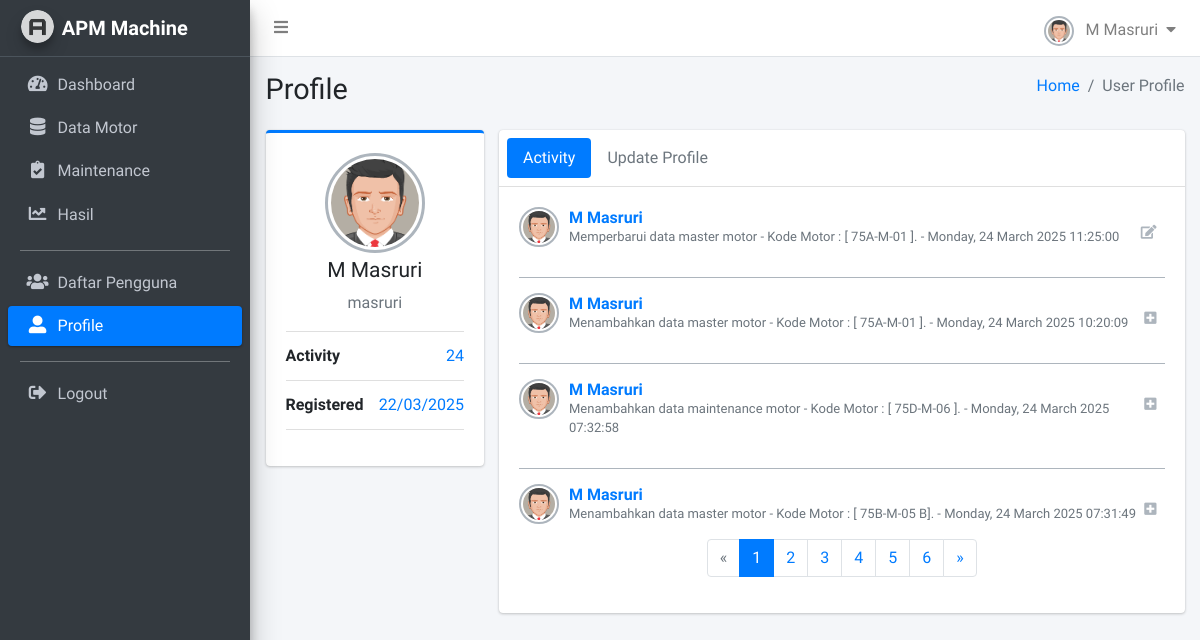
/apm-machine/profile/1/ (signed in), run on an earlier commit of the app's database.
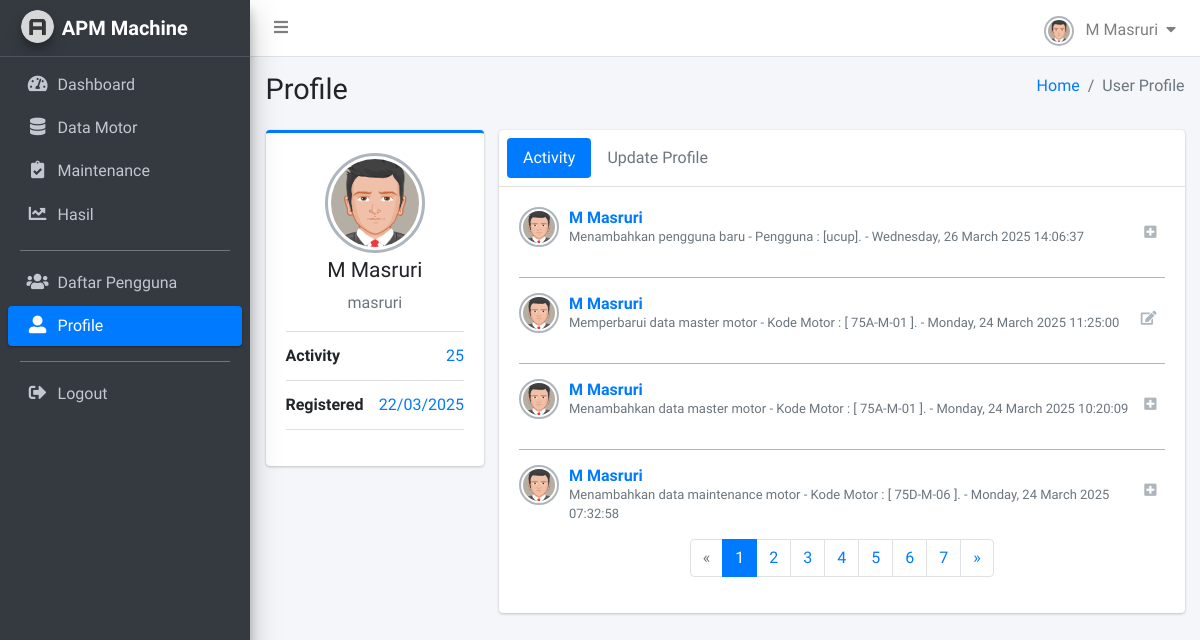
And on a later commit of the database.
### monitoring/models.py (models this page shows, shortened)
class LogActivity(models.Model):
    user = models.ForeignKey(User, on_delete=models.CASCADE)
    action = models.CharField(max_length=100)
    description = models.TextField()
    timestamp = models.DateTimeField(auto_now_add=True)
    class Meta:
        verbose_name = "Logs Activity"
        verbose_name_plural = "Logs Aktifitas Pengguna"

### monitoring/views/users.py (the view)
# urls.py: path("profile/<int:user_id>/", profile, name="profile"),
@login_required(login_url='login')
def profile(request, user_id):
    logs_list = LogActivity.objects.filter(user_id=user_id).order_by('-timestamp')
    paginator = Paginator(logs_list, 4)
    page_number = request.GET.get('page')
    logs = paginator.get_page(page_number)
    context = {
        'logs': logs,
        'logs_list': logs_list
    }
    return render(request, 'profile.html', context)

### templates/profile.html (shortened to what this page needs)
{% load static %}
<!DOCTYPE html>
<html lang="en">
<head>
    <link rel="stylesheet" href="{% static 'plugins/fontawesome-free/css/all.min.css' %}">
    <link rel='stylesheet' href='https://cdnjs.cloudflare.com/ajax/libs/font-awesome/4.0.3/css/font-awesome.css'>
    <link rel="stylesheet" href="{% static 'plugins/sweetalert2-theme-bootstrap-4/bootstrap-4.min.css' %}">
    <link rel="stylesheet" href="{% static 'plugins/toastr/toastr.min.css' %}">
    <link rel="stylesheet" href="{% static 'dist/css/adminlte.min.css' %}">
</head>
<body class="hold-transition sidebar-mini layout-fixed layout-navbar-fixed layout-footer-fixed">
    <div class="wrapper">
        {% include 'snippets/navbar.html' %}
        {% include 'snippets/sidebar.html' %}
        <div class="content-wrapper">
            <section class="content-header">
            <div class="container-fluid">
                <div class="row mb-2">
                <div class="col-sm-6">
                    <h1>Profile</h1>
                </div>
                <div class="col-sm-6">
                    <ol class="breadcrumb float-sm-right">
                    <li class="breadcrumb-item"><a href="#">Home</a></li>
                    <li class="breadcrumb-item active">User Profile</li>
                    </ol>
                </div>
                </div>
            </div>
            </section>
            <section class="content">
                <div class="container-fluid">
                    <div class="row">
                        <div class="col-md-3">
                            <div class="card card-primary card-outline">
                                <div class="card-body box-profile">
                                    <div class="text-center">
                                    <img class="profile-user-img img-fluid img-circle"
                                        src="{% static 'dist/img/user.jpg' %}"
                                        alt="{{user.username}}">
                                    </div>
                                    <h3 class="profile-username text-center">{{user.first_name}} {{user.last_name}} </h3>
                                    <p class="text-muted text-center">{{user.username}}</p>
                                    <ul class="list-group list-group-unbordered mb-3">
                                        <li class="list-group-item">
                                            <b>Activity</b> <a class="float-right">{{logs_list.count}}</a>
                                        </li>
                                        <li class="list-group-item">
                                            <b>Registered</b> <a class="float-right">{{user.date_joined|date:"d/m/Y"}}</a>
                                        </li>
                                    </ul>
                                </div>
                            </div>
                        </div>
                        <div class="col-md-9">
                            <div class="card">
                                <div class="card-header p-2">
                                    <ul class="nav nav-pills">
                                    <li class="nav-item"><a class="nav-link active" href="#activity" data-toggle="tab">Activity</a></li>
                                    <li class="nav-item"><a class="nav-link" href="#upProfile" data-toggle="tab">Update Profile</a></li>
                                    </ul>
                                </div>
                                <div class="card-body">
                                    <div class="tab-content">
                                        <div class="active tab-pane" id="activity">
                                            {% for l in logs %}
                                            <div class="post clearfix">
                                                <div class="user-block">
                                                    <img class="img-circle img-bordered-sm" src="{% static 'dist/img/user.jpg' %}" alt="User Image">
                                                    <span class="username">
                                                    <a href="#">{{l.user.first_name}} {{l.user.last_name}} </a>
                                                    <span class="float-right btn-tool">
                                                        {% if l.action == "Add" %}
                                                        <i class="fas fa-plus-square"></i>
                                                        {% elif l.action == "Change" %}
                                                        <i class="fas fa-edit"></i>
                                                        {% else %}
                                                        <i class="fas fa-trash"></i>
                                                        {% endif %}
                                                    </span>
                                                    </span>
                                                    <span class="description">{{l.description}} - {{l.timestamp|date:'l, d F Y H:i:s'}}</span>
                                                </div>
                                            </div>
                                            {% empty %}
                                            <p class="text-center">Tidak ada aktivitas.</p>
                                            {% endfor %}
                                            {% if logs.has_other_pages %}
                                            <nav>
                                                <ul class="pagination justify-content-center">
                                                    {% if logs.has_previous %}
                                                    <li class="page-item">
                                                        <a class="page-link" href="?page={{ logs.previous_page_number }}" aria-label="Previous">
                                                            <span aria-hidden="true">&laquo;</span>
                                                        </a>
                                                    </li>
                                                    {% else %}
                                                    <li class="page-item disabled">
                                                        <span class="page-link">&laquo;</span>
                                                    </li>
                                                    {% endif %}
                                                    {% for num in logs.paginator.page_range %}
                                                    <li class="page-item {% if logs.number == num %}active{% endif %}">
                                                        <a class="page-link" href="?page={{ num }}">{{ num }}</a>
                                                    </li>
                                                    {% endfor %}
                                                    {% if logs.has_next %}
                                                    <li class="page-item">
                                                        <a class="page-link" href="?page={{ logs.next_page_number }}" aria-label="Next">
                                                            <span aria-hidden="true">&raquo;</span>
                                                        </a>
                                                    </li>
                                                    {% else %}
                                                    <li class="page-item disabled">
                                                        <span class="page-link">&raquo;</span>
                                                    </li>
                                                    {% endif %}
                                                </ul>
                                            </nav>
                                            {% endif %}
                                        </div>
                                    </div>
                                </div>
                            </div>
                        </div>
                    </div>
                </div>
            </section>
        </div>
    </div>
</body>
</html>

### templates/snippets/navbar.html (shortened to what this page needs)
{% load static %}
<nav class="main-header navbar navbar-expand navbar-white navbar-light">
    <ul class="navbar-nav">
        <li class="nav-item">
            <a class="nav-link" data-widget="pushmenu" href="#" role="button">
                <i class="fas fa-bars"></i>
            </a>
        </li>
    </ul>
    <ul class="navbar-nav ml-auto">
        <li class="nav-item dropdown">
            <a class="nav-link" data-toggle="dropdown" href="#">
                <img class="img-circle img-bordered-sm" src="{% static 'dist/img/user.jpg' %}" alt="User Image" width="30" height="30">
                <span class="ml-2">{{ request.user.first_name }} {{ request.user.last_name }}</span>
                <i class="fas fa-caret-down ml-1"></i>
            </a>
        </li>
    </ul>
</nav>

### templates/snippets/sidebar.html
{% load static %}
<aside class="main-sidebar sidebar-dark-primary elevation-4">
    <a href="#" class="brand-link">
    <img src="{% static 'dist/img/AdminLTELogo.png' %}" alt="AdminLTE Logo" class="brand-image img-circle elevation-3" style="opacity: .8">
    <span class="brand-text font-weight-bold">APM Machine</span>
    </a>
    <div class="sidebar">
    <nav class="mt-2">
        <ul class="nav nav-pills nav-sidebar flex-column" data-widget="treeview" role="menu" data-accordion="false">
        <li class="nav-item">
            <a href="{% url "dashboard" %}" class="nav-link {% if request.resolver_match.url_name == "dashboard" %} active {% endif %}">
            <i class="nav-icon fas fa-tachometer-alt"></i>
            <p>
                Dashboard
            </p>
            </a>
        </li>
        <li class="nav-item">
            <a href="{% url 'data_motor' %}" class="nav-link {% if request.resolver_match.url_name == "data_motor" %} active {% endif %}">
            <i class="nav-icon fas fa-database"></i>
            <p>
                Data Motor
            </p>
            </a>
        </li>
        <li class="nav-item">
            <a href="{% url 'data_maintenance' %}" class="nav-link {% if request.resolver_match.url_name == "data_maintenance" %} active {% endif %}">
            <i class="nav-icon fas fa-clipboard-check"></i>
            <p>
                Maintenance
            </p>
            </a>
        </li>
        <li class="nav-item">
            <a href="{% url 'data_results' %}" class="nav-link {% if request.resolver_match.url_name == "data_results" %} active {% endif %}">
            <i class="nav-icon fas fa-chart-line"></i>
            <p>
                Hasil
            </p>
            </a>
        </li>
        <li class="nav-header">
            <hr class="my-1" style="border-top: 1px solid rgba(255,255,255,0.3);">
        </li>
        {% if user.is_superuser %}
        <li class="nav-item">
            <a href="{% url 'list_pengguna' %}" class="nav-link {% if request.resolver_match.url_name == "list_pengguna" %} active {% endif %}">
            <i class="nav-icon fas fa-users"></i>
            <p>
                Daftar Pengguna
            </p>
            </a>
        </li>
        {% endif %}
        <li class="nav-item">
            <a href="{% url 'profile' user.id %}" class="nav-link {% if request.resolver_match.url_name == "profile" %} active {% endif %}">
            <i class="nav-icon fas fa-user-alt"></i>
            <p>
                Profile
            </p>
            </a>
        </li>
        <li class="nav-header">
            <hr class="my-1" style="border-top: 1px solid rgba(255,255,255,0.3);">
        </li>
        <li class="nav-item">
            <a href="{% url "logout" %}" class="nav-link">
            <i class="nav-icon fas fa-sign-out-alt"></i>
            <p>
                Logout
            </p>
            </a>
        </li>
        </ul>
    </nav>
    </div>
</aside>

What changed in the data, as far as the page shows it:
no longer on this page (row unchanged): LogActivity: user.first_name "M", user.last_name "Masruri", action "Add" (drawn), description "Menambahkan data master motor - Kode Motor : [ 75B-M-05 B].", timestamp "Monday, 24 March 2025 07:31:49"
added LogActivity: user.first_name "M", user.last_name "Masruri", action "Add" (drawn), description "Menambahkan pengguna baru - Pengguna : [ucup].", timestamp "Wednesday, 26 March 2025 14:06:37"
Also different on the page:
{{ logs_list.count }}: "24" → "25"
new list line: "7"
